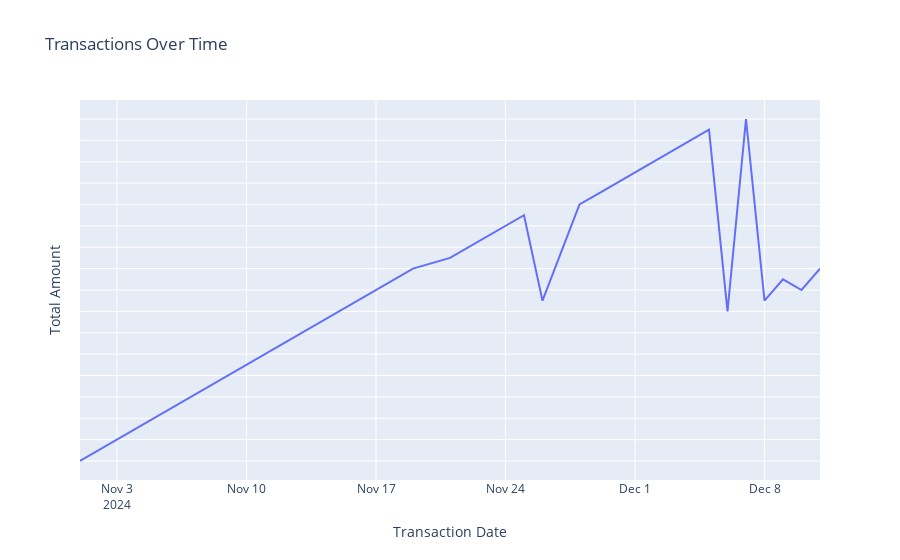

The cell this chart's notebook holds for it:
### Markdown cell above
##### Visualizations

### Code cell
# Convert 'Transaction Date' to datetime
deco_sales['Transaction Date'] = pd.to_datetime(decrypt_column(deco_sales['Transaction Date']))
deco_sales['Amount'] = decrypt_column(deco_sales['Amount'])

# Group by Transaction Date and sum the Amount
daily_transactions = deco_sales.groupby('Transaction Date')['Amount'].sum().reset_index()

# Create line chart
transaction_over_time = px.line(
    daily_transactions, x='Transaction Date', y='Amount',
    title='Transactions Over Time',
    labels={'Transaction Date': 'Transaction Date', 'Amount': 'Total Amount'})

# Hide the y-axis numbers
transaction_over_time.update_yaxes(showticklabels=False)
transaction_over_time.show()

# Encrypt the 'Transaction Date' and the 'Amount' columns again
deco_sales['Transaction Date'] = encrypt_column(deco_sales['Transaction Date'])
deco_sales['Amount'] = encrypt_column(deco_sales['Amount'])

### Figure 1 — Plotly figure (JSON) as saved in the notebook; plotly's stock layout.template omitted (floating-point values rounded to 4 significant figures)
{"data": [{"hovertemplate": "Transaction Date=%{x}<br>Total Amount=%{y}<extra></extra>", "legendgroup": "", "line": {"color": "#636efa", "dash": "solid"}, "marker": {"symbol": "circle"}, "mode": "lines", "name": "", "orientation": "v", "showlegend": false, "type": "scatter", "x": ["2024-11-01T00:00:00", "2024-11-02T00:00:00", "2024-11-03T00:00:00", "2024-11-04T00:00:00", "2024-11-05T00:00:00", "2024-11-06T00:00:00", "2024-11-07T00:00:00", "2024-11-08T00:00:00", "2024-11-09T00:00:00", "2024-11-10T00:00:00", "2024-11-11T00:00:00", "2024-11-12T00:00:00", "2024-11-13T00:00:00", "2024-11-14T00:00:00", "2024-11-15T00:00:00", "2024-11-16T00:00:00", "2024-11-17T00:00:00", "2024-11-18T00:00:00", "2024-11-19T00:00:00", "2024-11-21T00:00:00", "2024-11-22T00:00:00", "2024-11-23T00:00:00", "2024-11-24T00:00:00", "2024-11-25T00:00:00", "2024-11-26T00:00:00", "2024-11-28T00:00:00", "2024-11-29T00:00:00", "2024-11-30T00:00:00", "2024-12-01T00:00:00", "2024-12-02T00:00:00", "2024-12-03T00:00:00", "2024-12-04T00:00:00", "2024-12-05T00:00:00", "2024-12-06T00:00:00", "2024-12-07T00:00:00", "2024-12-08T00:00:00", "2024-12-09T00:00:00", "2024-12-10T00:00:00", "2024-12-11T00:00:00"], "xaxis": "x", "y": ["420.0420.0", "480.0480.0", "200.0200.0", "480.045.0480.045.0", "250.0680.0250.0680.0", "500.0900.0500.0900.0", "220.00.0220.00.0", "450.0250.0450.0", "60.060.0", "72.0110.0360.0220.072.0110.0360.0", "150.0150.0", "175.072.0175.0", "300.0110.0300.0", "1350.060.01350.0", "150.0", "480.0", "200.0", "500.0", "450.0", "175.0", "1350.0", "900.0", "0.0", "360.0", "480.0", "680.0", "420.0", "300.0", "45.0", "250.0", "220.0", "72.0", "60.0", "150.0", "110.0", "480.0", "500.0", "200.0", "450.0"], "yaxis": "y"}], "layout": {"legend": {"tracegroupgap": 0}, "title": {"text": "Transactions Over Time"}, "xaxis": {"anchor": "y", "domain": [0, 1], "title": {"text": "Transaction Date"}}, "yaxis": {"anchor": "x", "domain": [0, 1], "showticklabels": false, "title": {"text": "Total Amount"}}}}
